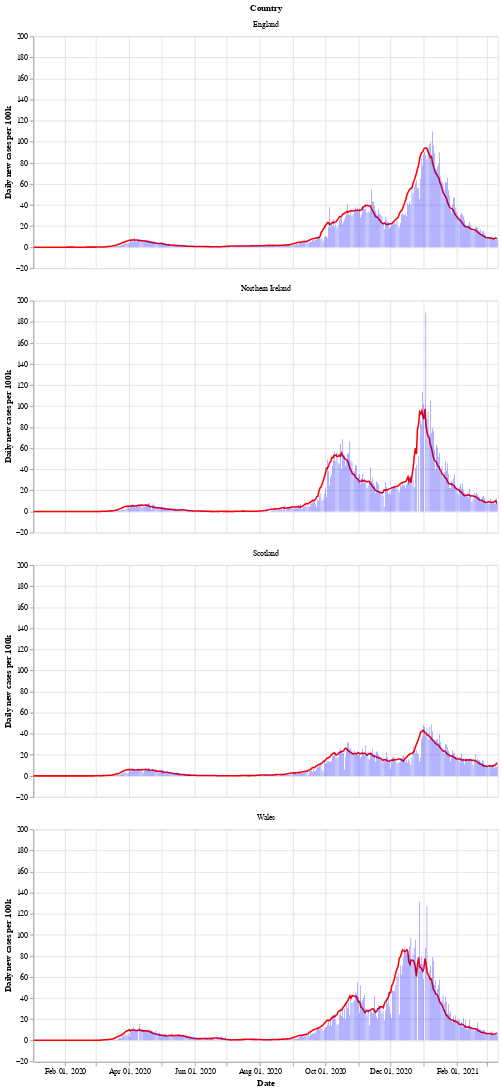

This figure's notebook cell:
### Markdown cell above
Next is a bar chart of the number of new cases in each country (per 100k population), with the 7 day moving average of cases. Again we see that Wales saw a longer period of raising and falling cases compared to the other countries.

After a period of cases falling, each nation is now seeing a rise in the number of cases - especially in Wales.

### Code cell
# collapse
bars = alt.Chart(uk_cases).mark_bar().encode(
    x=alt.X("yearmonthdate(date):T", axis=alt.Axis(title='Date')),
    y=alt.Y("newCasesRate:Q", axis=alt.Axis(title='Daily new cases per 100k')),
    tooltip='newCasesRate',
    color=alt.condition(
        alt.datum.dailyChange > 0,
        alt.value("orange"),  # The positive color
        alt.value("blue")  # The negative color
    )
).properties(title='New cases per 100k population with rolling 7 day average', width=600).interactive()
line = alt.Chart(uk_cases).mark_line(
    color='red',
    size=2,
).transform_window(
    rolling_mean='mean(newCasesRate)',
    frame=[0, 7],
    groupby=['areaName']
).encode(
    x='yearmonthdate(date):T',
    y='rolling_mean:Q'
)
alt.layer(line, bars, data=uk_cases).facet(alt.Row('areaName', title='Country'), columns=1)

### Figure 1 — Vega-Lite specification as saved in the notebook (floating-point values rounded to 4 significant figures; data arrays with more than 128 entries replaced by an {"elided": "..."} marker saying what was removed)
{"config": {"view": {"continuousWidth": 400, "continuousHeight": 300}}, "data": {"name": "data-d569cc0d6419a390935243a16e8e9a49"}, "facet": {"type": "nominal", "field": "areaName", "title": "Country"}, "spec": {"layer": [{"mark": {"type": "line", "color": "red", "size": 2}, "encoding": {"x": {"type": "temporal", "field": "date", "timeUnit": "yearmonthdate"}, "y": {"type": "quantitative", "field": "rolling_mean"}}, "transform": [{"window": [{"op": "mean", "field": "newCasesRate", "as": "rolling_mean"}], "frame": [0, 7], "groupby": ["areaName"]}]}, {"mark": "bar", "encoding": {"color": {"condition": {"value": "orange", "test": "(datum.dailyChange > 0)"}, "value": "blue"}, "tooltip": {"type": "quantitative", "field": "newCasesRate"}, "x": {"type": "temporal", "axis": {"title": "Date"}, "field": "date", "timeUnit": "yearmonthdate"}, "y": {"type": "quantitative", "axis": {"title": "Daily new cases per 100k"}, "field": "newCasesRate"}}, "selection": {"selector002": {"type": "interval", "bind": "scales", "encodings": ["x", "y"]}}, "title": "New cases per 100k population with rolling 7 day average", "width": 600}]}, "columns": 1, "$schema": "https://vega.github.io/schema/vega-lite/v4.8.1.json", "datasets": {"data-d569cc0d6419a390935243a16e8e9a49": {"elided": "1732 records"}}}
